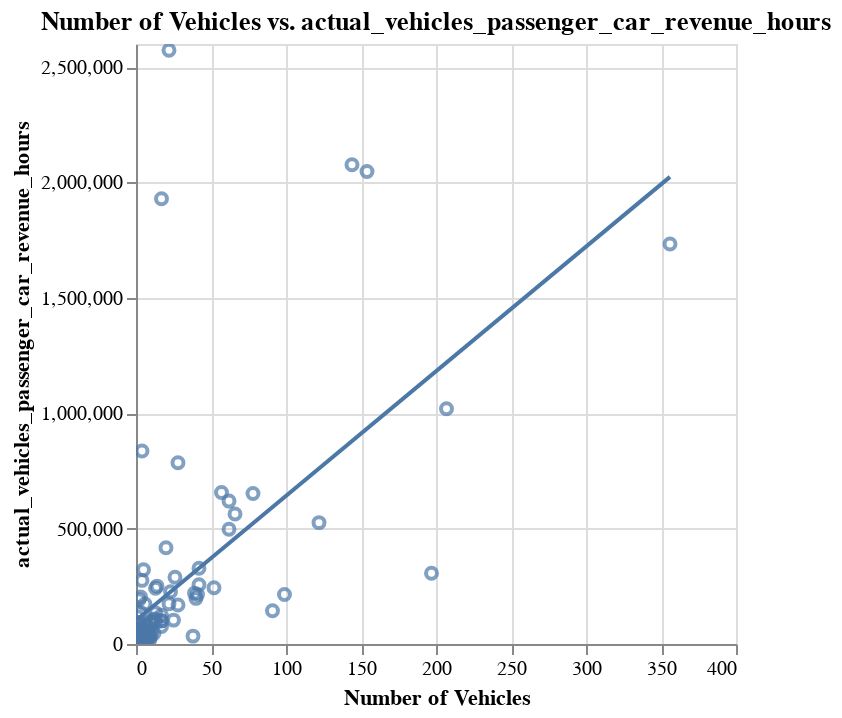

Notebook code cell kept with this figure:
### Code cell
make_scatter(service_v_upt_no_outliers[service_v_upt_no_outliers["Number of Vehicles"]>0],"Number of Vehicles","actual_vehicles_passenger_car_revenue_hours")
